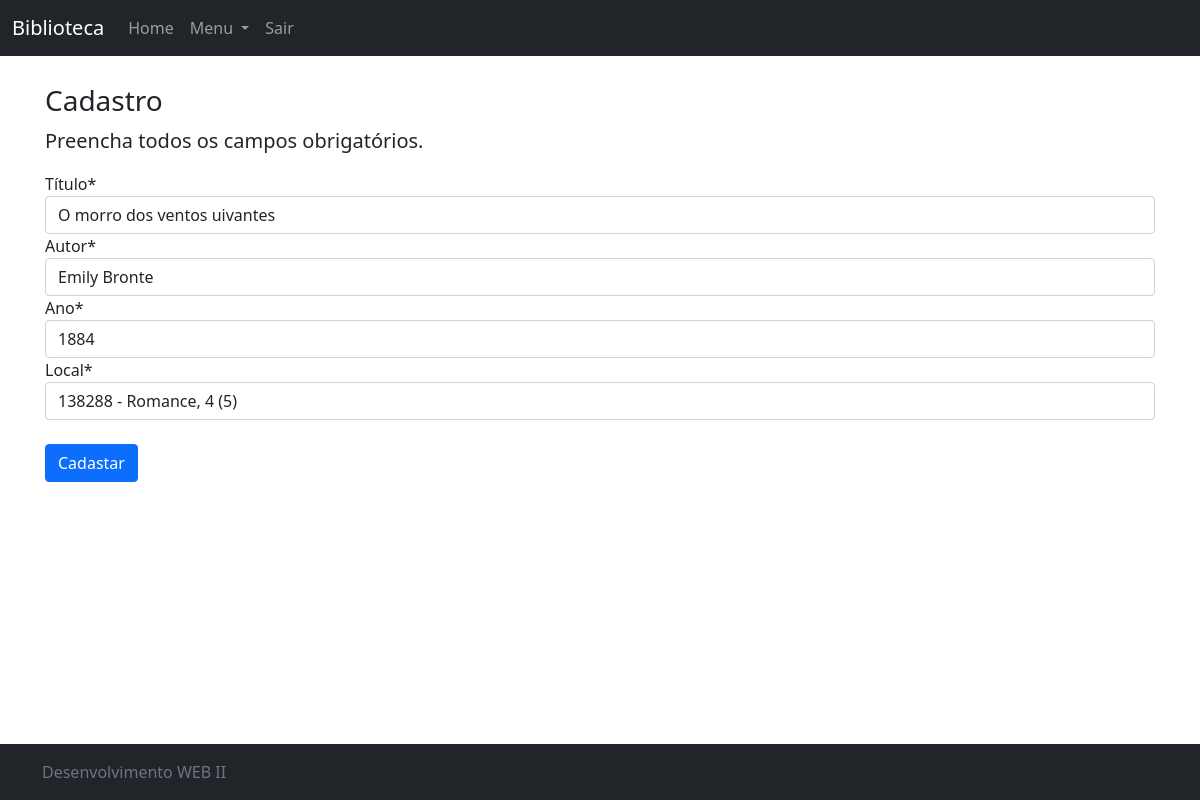
/editar/livro/1/ (signed in), run on the app's committed database.
### Cadastro/models.py (models this page shows, shortened)
class Livro(models.Model):
    local = models.ForeignKey(Local, on_delete=models.PROTECT)
    titulo = models.CharField(max_length=80, verbose_name="Título")
    autor = models.CharField(max_length=50)
    ano = models.IntegerField()

### Cadastro/views.py (the view)
# urls.py: path('editar/livro/<int:pk>/', LivroUpdate.as_view(), name='editar-livro'),
class LivroUpdate(LoginRequiredMixin, UpdateView):
    login_url = reverse_lazy('login')
    model = Livro
    fields = ['titulo', 'autor', 'ano', 'local']
    template_name = 'Cadastro/form.html'
    success_url = reverse_lazy('home')

### Cadastro/models.py (called while the page is built)
    def __str__(self):
        return "{} - {}, {} ({})".format(self.codigo, self.descricao, self.corredor, self.estante)

### Cadastro/templates/Cadastro/form.html (shortened to what this page needs)
{% extends 'Pages/modelo.html' %}
{% load static %}
{% block conteudo %}
{% load crispy_forms_tags %}
    <h3>Cadastro</h3>
    <p class = "lead">
        Preencha todos os campos obrigatórios.
    </p>
    <form action="" method="POST">
        {{ form|crispy }}
        <br>
        <button type="submit" class="btn btn-primary">Cadastar</button>
        <br>
    </form>
{% endblock %}

### static/css/style.css (style rules this page uses)
body { background-color: white; }

### data on the page
Livro: titulo "O morro dos ventos uivantes", autor "Emily Bronte", ano "1884", local "138288 - Romance, 4 (5)"
